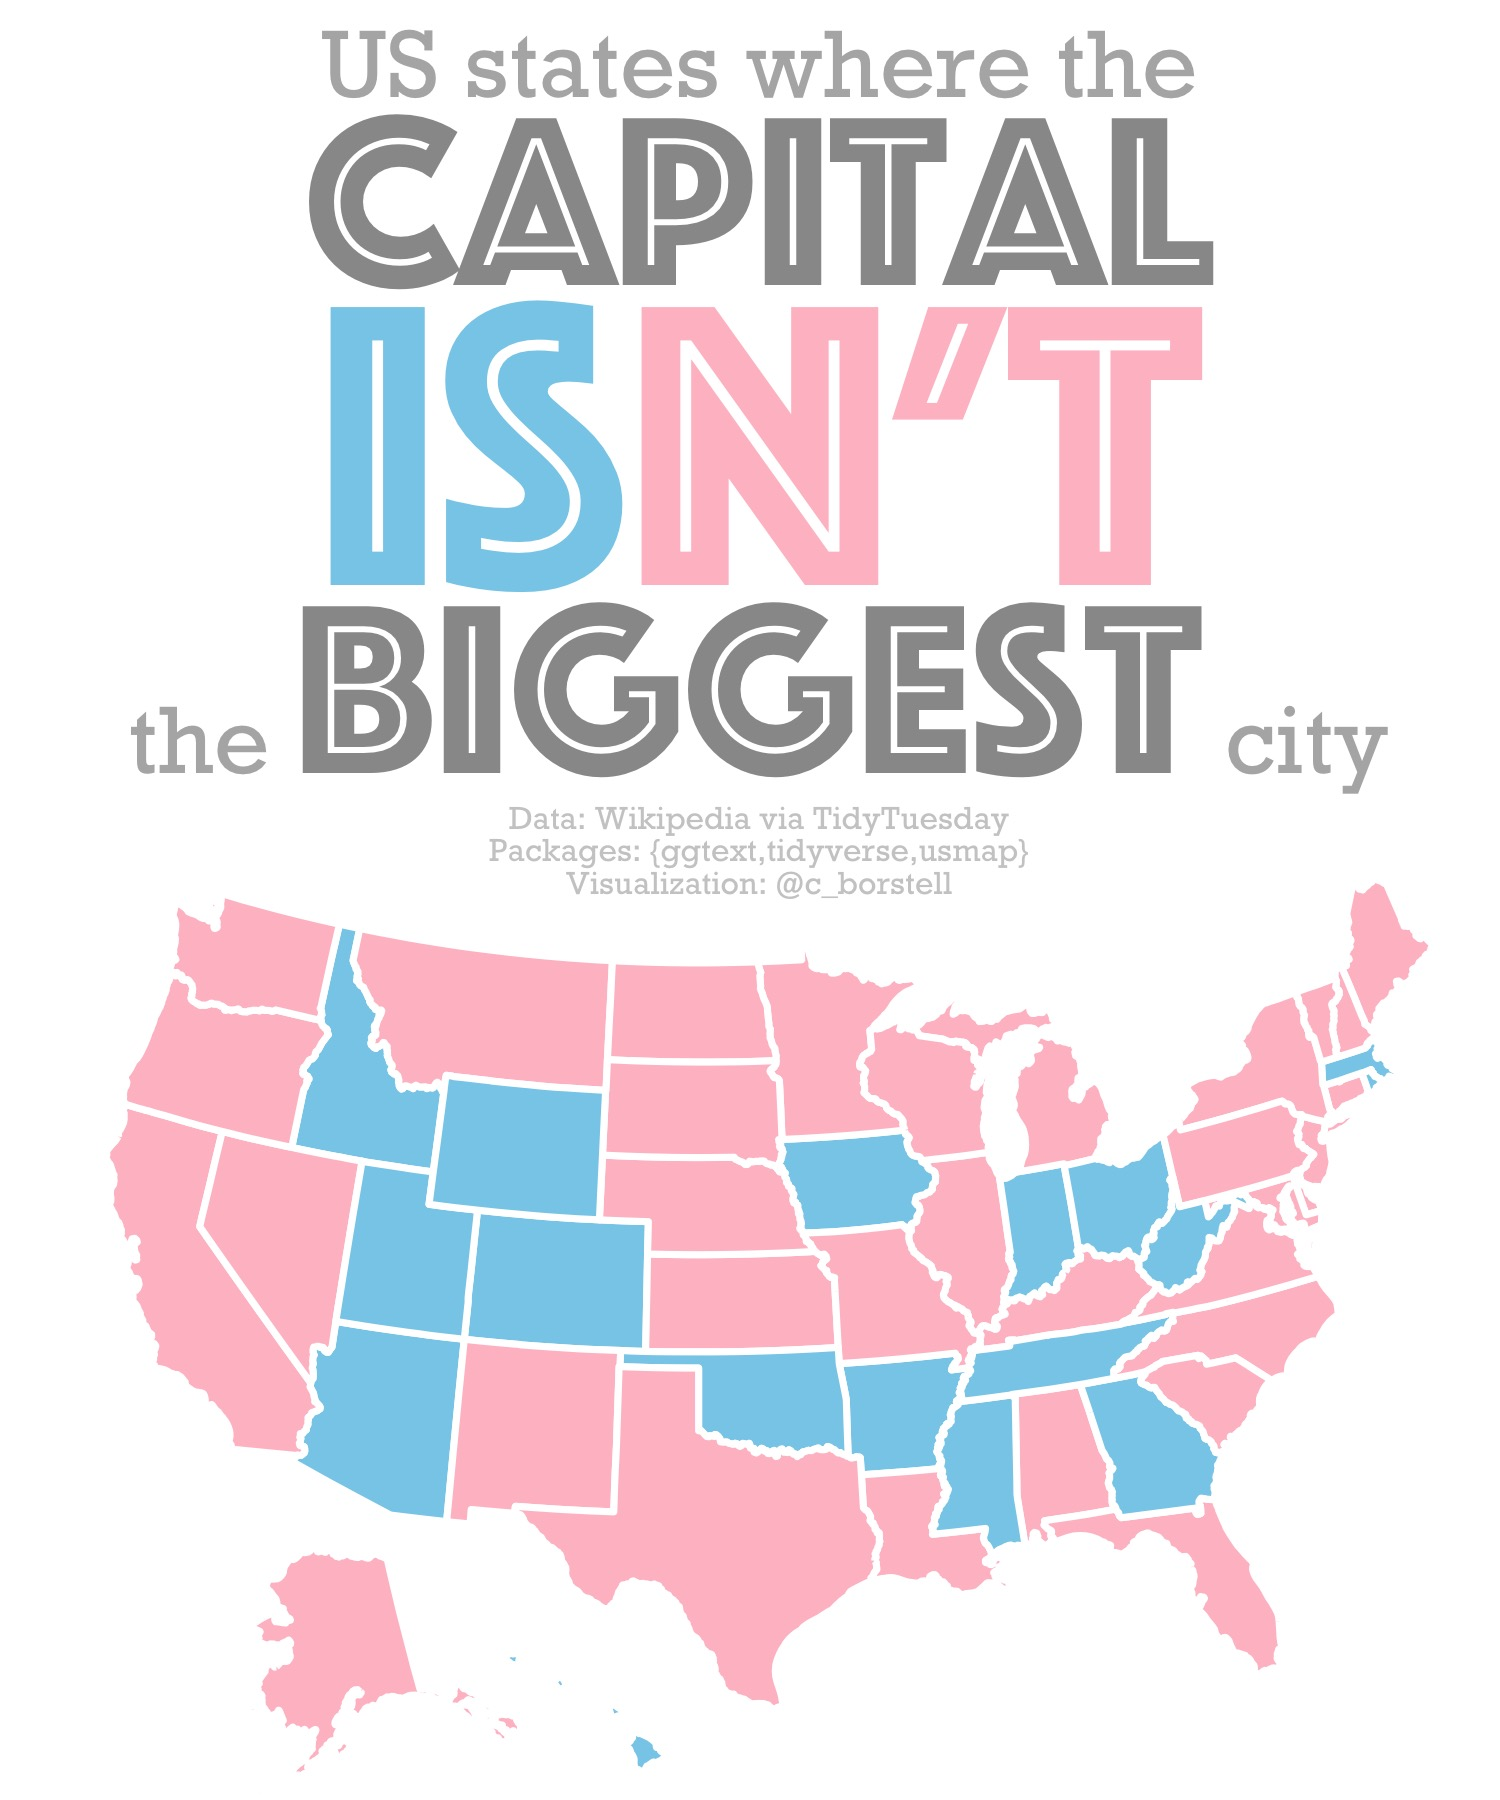

Write the R code that produced this figure.
# Load libraries
library(tidyverse)
library(usmap)
library(ggtext)

# Read data
states <- read_csv("https://raw.githubusercontent.com/rfordatascience/tidytuesday/master/data/2023/2023-08-01/states.csv") %>% 
  mutate(biggest = capital_city==largest_city) %>% 
  drop_na(biggest)

# Plot states
plot_usmap(data = states, values = "biggest", color = "white") +
  scale_fill_manual(values=c("pink", "skyblue")) +
  labs(title = "US states where the<br><span style='color:grey60;font-size:30pt;font-family:Phosphate'>capital</span><br><span style='color:skyblue;font-family:Phosphate;font-size:50pt'>is</span><span style='color:pink;font-family:Phosphate;font-size:50pt'>n't</span><br>the <span style='color:grey60;font-family:Phosphate;font-size:30pt;'>biggest</span> city",
       caption = "Data: Wikipedia via TidyTuesday\nPackages: {ggtext,tidyverse,usmap}\nVisualization: @c_borstell") +
  theme(legend.position = "none",
        plot.title = element_markdown(family = "Rockwell", 
                                      color = "grey70",
                                      hjust = .5,
                                      size = rel(1.2)),
        plot.caption = element_text(family = "Rockwell",
                                    color="grey80", 
                                    hjust=.5, 
                                    vjust = 155,
                                    size=rel(.4)),
        plot.margin = margin(0, 0, -30, 0, unit = "pt"))

# Save plot
ggsave(width = 2.5, height = 3, units = "in", dpi = 600)

states %>% 
  filter(biggest) %>% 
  select(state) %>% 
  unlist() %>% 
  paste0(., collapse = ", ")
